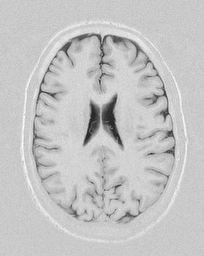
#> input picture COMP61342 Computer Vision/Practical Assignment/materials/brain.png, 204 x 256 px
$ jupyter execute AssignmentCV.ipynb
#> lines starting #> are read from the running program, lines starting #| are printed output that depends on the picture; after the words box and inside, x2 and y2 are one past the last pixel; in counts of white or black regions, pixels touching at a corner belong together
# 1 Threshold-Based Segmentation

## 1.1 Brain

[cell 1]
import cv2
import matplotlib.pyplot as plt
import numpy as np

[cell 2]
# Open JPEG image
img = cv2.imread('materials/brain.png',cv2.IMREAD_GRAYSCALE)
#> img is the input picture: shape (256, 204); min 31, max 255, mean 196.1

# Display image
plt.imshow(img, cmap='gray')

[cell 3]
# show histogram
# Calculate the histogram
hist = cv2.calcHist([img], [0], None, [256], [0, 256])
#> hist = 256 values, max 4036 at index 204, min 0 at index 0, mean 204
hist = hist.reshape(256)

# Plot histogram
plt.bar(np.linspace(0,255,256), hist)
plt.title('Histogram')
plt.ylabel('Frequency')
plt.xlabel('Grey Level')
plt.show()
#> figure, not shown here; tallest bar 4036 high, from x = 203.6 to 204.4

[cell 4]
# threshold manually
thres = 180
_, output = cv2.threshold(img, thres, 255, cv2.THRESH_BINARY)
#> output: shape (256, 204); 89.5% white; 66 black regions (55 under 20 px), largest, box (x1, y1, x2, y2) and area: (32, 33, 176, 183) 2990, (83, 93, 124, 151) 1069, (83, 155, 126, 209) 502
print('Manual threhold is %s'%thres)
plt.imshow(output, cmap='gray')

[cell 5]
# threshold otsu
T, output = cv2.threshold(img, 0, 255, cv2.THRESH_OTSU)
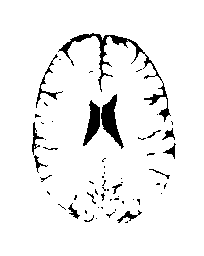
#> output: shape (256, 204); 94.3% white; 60 black regions (44 under 20 px), largest, box (x1, y1, x2, y2) and area: (58, 33, 171, 122) 976, (101, 94, 124, 149) 535, (83, 100, 100, 146) 391
#> T = 156
print('OTSU\'s threhold is %s'%T)
#| OTSU's threhold is 156.0
plt.imshow(output, cmap='gray')

## 1.2 Tray

[cell 6]
img = cv2.imread('materials/tray.png',cv2.IMREAD_GRAYSCALE)
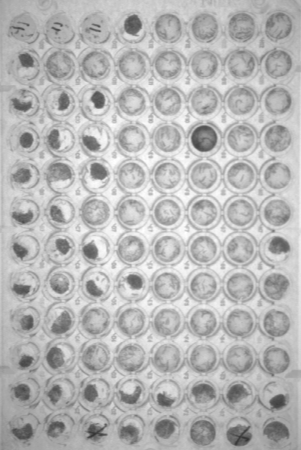
#> input picture COMP61342 Computer Vision/Practical Assignment/materials/tray.png, 301 x 450 px
#> img is the input picture: shape (450, 301); min 52, max 255, mean 183.2
# Display image
plt.figure()
plt.imshow(img, cmap='gray')

thres = 140
_, output = cv2.threshold(img, thres, 255, cv2.THRESH_BINARY)
#> output: shape (450, 301); 91.5% white; 268 black regions (189 under 20 px), largest, box (x1, y1, x2, y2) and area: (191, 125, 217, 152) 498, (226, 425, 252, 446) 418, (190, 420, 216, 446) 410
print('Manual threhold is %s'%thres)
plt.figure()
plt.imshow(output, cmap='gray')

[cell 7]
img = cv2.imread('materials/tray.png')
# Display image
plt.figure()
plt.imshow(img, cmap='gray')

# smooth
blur = cv2.blur(img,(20,20))
plt.figure()
plt.imshow(blur, cmap='gray')

# subtract and add it bac
img = img - blur + (int)(np.min(blur))
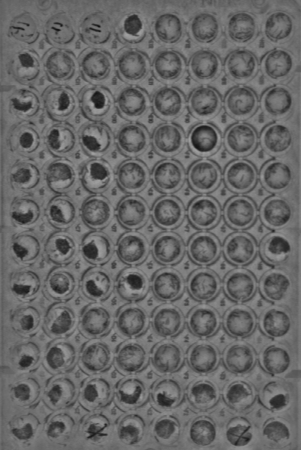
#> img: shape (450, 301, 3); min 20, max 164, mean 103
plt.figure()
plt.imshow(img, cmap='gray')

# 2 Labelling

[cell 8]
img = cv2.imread('materials/birds.jpg')
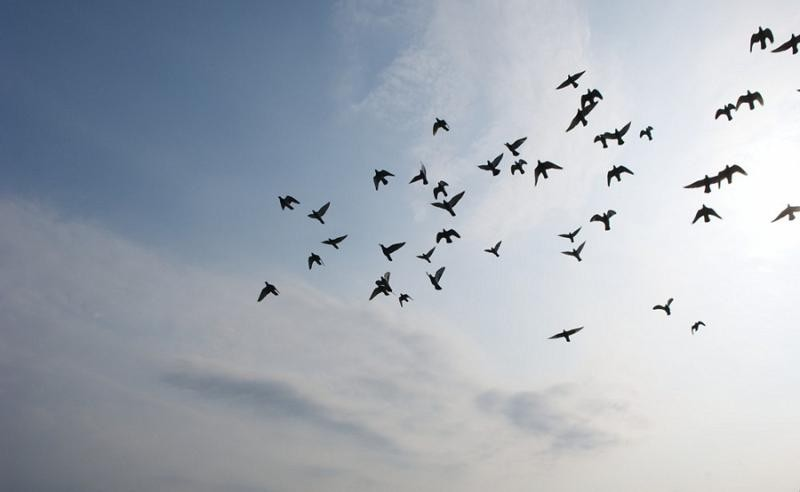
#> input picture COMP61342 Computer Vision/Practical Assignment/materials/birds.jpg, 800 x 492 px
#> img is the input picture: shape (492, 800, 3); mean B, G, R 183.7, 173.8, 166.5
img = cv2.cvtColor(img, cv2.COLOR_BGR2RGB)
# Display image
plt.figure()
plt.imshow(img)

plt.figure()
imgGrey =  cv2.cvtColor(img, cv2.COLOR_RGB2GRAY)
plt.imshow(imgGrey,cmap='gray')

# get the bird
thres = 76
_, bird = cv2.threshold(imgGrey, thres, 255, cv2.THRESH_BINARY)
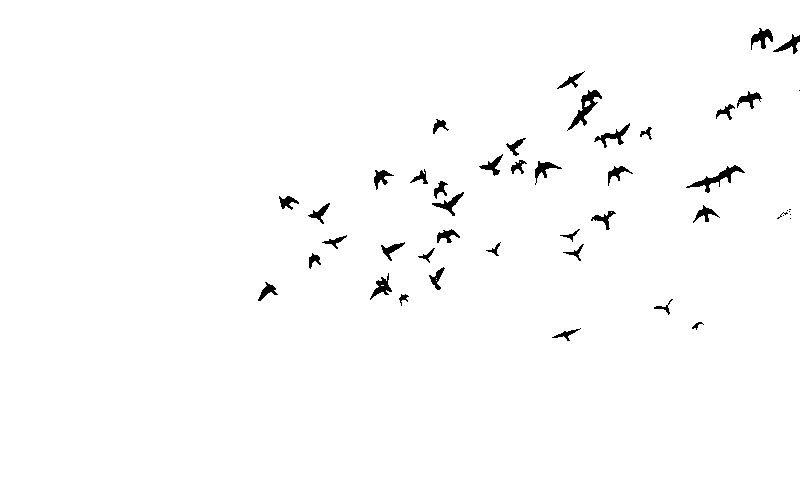
#> bird: shape (492, 800); 98.6% white; 46 black regions (8 under 20 px), largest, box (x1, y1, x2, y2) and area: (567, 90, 602, 131) 398, (686, 165, 745, 193) 387, (594, 123, 630, 148) 242
plt.figure()
plt.imshow(bird, cmap='gray')

[cell 9]
# labeling
birds_list = []
bird_img = bird.copy()
one_bird_pixel = []
height,width = bird_img.shape
#> height = 492; width = 800

def dfs(raw,col):
    if bird_img[raw][col]==0:
        one_bird_pixel.append([raw,col])
        bird_img[raw][col] = 255
    else:
        return
    if(raw-1>=0): dfs(raw-1,col)
    if(raw+1<height): dfs(raw+1,col)
    if(col-1>=0): dfs(raw,col-1)
    if(col+1<width): dfs(raw,col+1)

for raw in range(0,height):
    for col in range(0,width):
        dfs(raw,col)
        if(len(one_bird_pixel)>=1):
            birds_list.append(one_bird_pixel.copy())
        one_bird_pixel = []

[cell 10]
import random
new_img = img.copy()
for bird_idx in birds_list:
    # get random color (492, 800, 3)
    r = random.randint(0,255)
    g = random.randint(0,255)
    b = random.randint(0,255)
    for point in bird_idx:
        new_img[point[0]][point[1]][0] = r
        new_img[point[0]][point[1]][1] = g
        new_img[point[0]][point[1]][2] = b
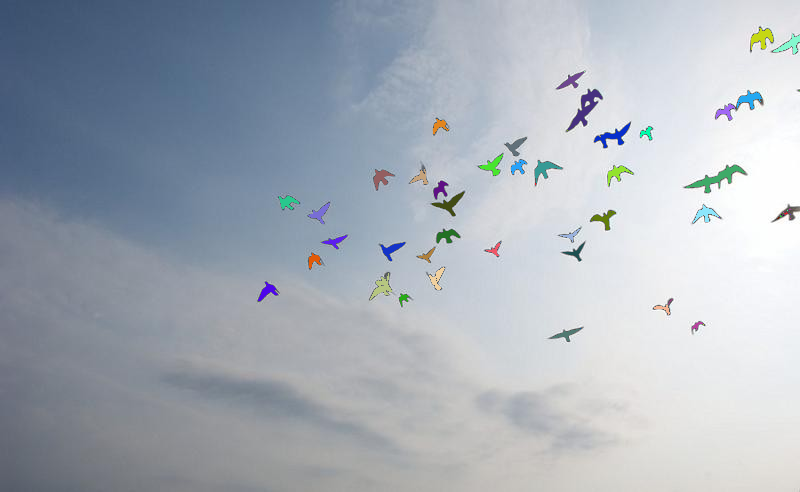
#> new_img: shape (492, 800, 3); mean R, G, B 167.5, 175.1, 185
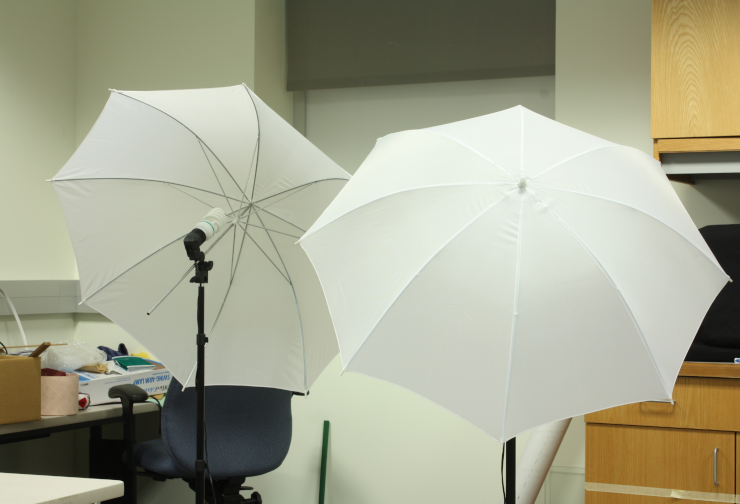
#> input picture COMP61342 Computer Vision/Practical Assignment/materials/umbrellaL.png, 740 x 504 px
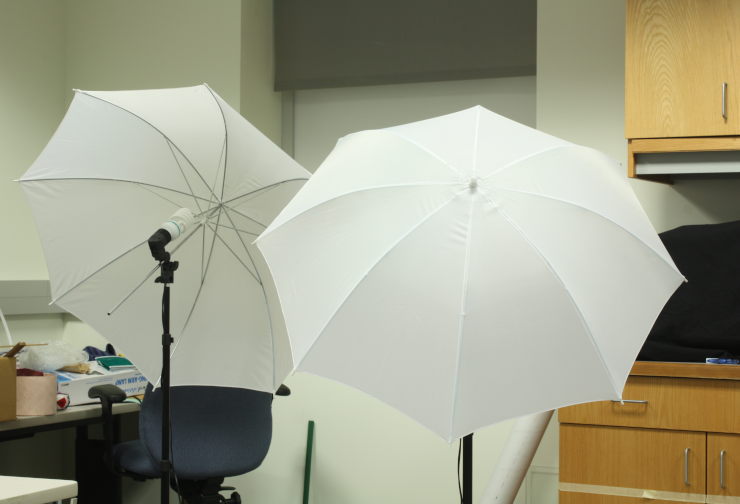
#> input picture COMP61342 Computer Vision/Practical Assignment/materials/umbrellaR.png, 740 x 504 px
plt.figure()
plt.imshow(new_img)

# 3 Stereo Imagery

## 3.1 Focal Length Calculation
focalLength_mm = focalLength_r * (sensor_mm / sensor_r) = 5806.559 pixel * (22.2 mm / 3088 pixel) = 41.74 mm

## 3.2 Disparity Map

[cell 11]
# disparity.py
def getDisparityMap(imL, imR, numDisparities, blockSize):
#> called with numDisparities = 64, blockSize = 9
    stereo = cv2.StereoBM_create(numDisparities=numDisparities, blockSize=blockSize)

    disparity = stereo.compute(imL, imR)
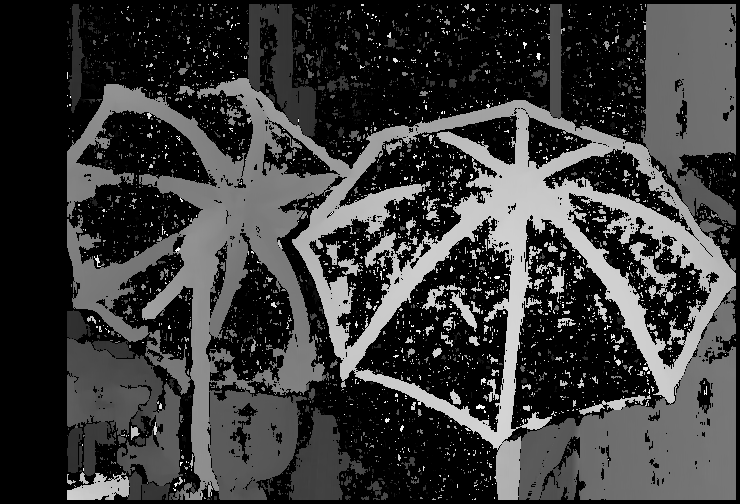
#> disparity: shape (504, 740) int16; min -16, max 1008, mean 219.2; drawn with min black and max white
    disparity = disparity - disparity.min() + 1 # Add 1 so we don't get a zero depth, later
    disparity = disparity.astype(np.float32) / 16.0 # Map is fixed point int with 4 fractional bits    return disparity # floating point image
    return disparity
# ================================================


# ================================================
#
def plot(disparity):
    # This just plots some sample points.  Change this function to
    # plot the 3D reconstruction from the disparity map and other values
    x = []
    y = []
    z = []
    height,width = disparity.shape
#> height = 504; width = 740

    baseline = 174.019 # mm
    doffs = 114.291 # resolution
    focus_len = 5806.559 # resolution

    for r in range(height):
        for c in range(width):
            depth = baseline*focus_len/(disparity[r][c]+doffs)
            x += [r]
            y += [c]
            z += [depth]
#> after the loop, x = 372960 items; y = 372960 items; z = 372960 items

    # Plt depths
    ax = plt.axes(projection ='3d')
    ax.scatter(x, y, z, 'green',20)

    # Labels
    ax.set_xlabel('x')
    ax.set_ylabel('y')
    ax.set_zlabel('z')

    #plt.savefig('myplot.pdf', bbox_inches='tight') # Can also specify an image, e.g. myplot.png
    plt.show()
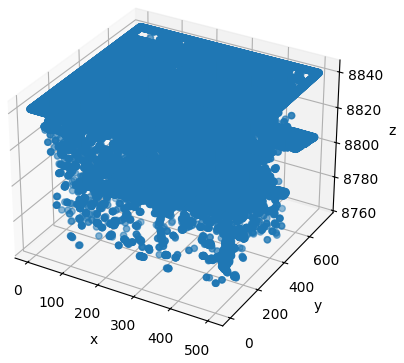
#> figure drawn by matplotlib, 1 panel

[cell 12]
# Load left image
filename = 'materials/umbrellaL.png'
imgL = cv2.imread(filename, cv2.IMREAD_GRAYSCALE)
#
if imgL is None:
    print('\nError: failed to open {}.\n'.format(filename))
    sys.exit()


# Load right image
filename = 'materials/umbrellaR.png'
imgR = cv2.imread(filename, cv2.IMREAD_GRAYSCALE)
#
if imgR is None:
    print('\nError: failed to open {}.\n'.format(filename))
    sys.exit()

def change(x):
    num = cv2.getTrackbarPos("num", "Disparity") * 16
    blockSize = (int)(cv2.getTrackbarPos("blockSize", "Disparity")/2) * 2 + 1
    if(blockSize<5):
        blockSize = 5
        # Get disparity map
    disparity = getDisparityMap(imgL, imgR, num, blockSize)
    disparityImg = np.interp(disparity, (disparity.min(), disparity.max()), (0.0, 1.0))
    cv2.imshow('Disparity', disparityImg)
    print(num," ",blockSize)
    plot(disparity)

# Create a window to display the image in
cv2.namedWindow('Disparity', cv2.WINDOW_NORMAL)

disparity = getDisparityMap(imgL, imgR, 64, 9)
disparityImg = np.interp(disparity, (disparity.min(), disparity.max()), (0.0, 1.0))
cv2.imshow('Disparity', disparityImg) # Show initial image
plot(disparityImg)
cv2.createTrackbar('num', 'Disparity', 2, 10, change)
cv2.createTrackbar('blockSize', 'Disparity', 0, 31, change)

while True:
    key = cv2.waitKey(1)
#> (key Esc is pressed here)
    if key == ord(' ') or key == 27:
        break

cv2.destroyAllWindows()
